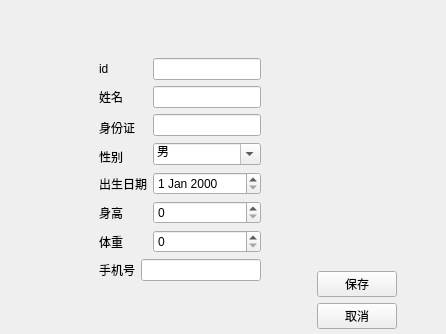
<?xml version="1.0" encoding="UTF-8"?>
<ui version="4.0">
 <class>PatientEditView</class>
 <widget class="QWidget" name="PatientEditView">
  <property name="geometry">
   <rect>
    <x>0</x>
    <y>0</y>
    <width>446</width>
    <height>334</height>
   </rect>
  </property>
  <property name="windowTitle">
   <string>编辑患者信息</string>
  </property>
  <widget class="QWidget" name="layoutWidget">
   <property name="geometry">
    <rect>
     <x>50</x>
     <y>10</y>
     <width>396</width>
     <height>319</height>
    </rect>
   </property>
   <layout class="QHBoxLayout" name="horizontalLayout">
    <item>
     <spacer name="horizontalSpacer">
      <property name="orientation">
       <enum>Qt::Horizontal</enum>
      </property>
      <property name="sizeHint" stdset="0">
       <size>
        <width>40</width>
        <height>20</height>
       </size>
      </property>
     </spacer>
    </item>
    <item>
     <layout class="QVBoxLayout" name="verticalLayout">
      <item>
       <spacer name="verticalSpacer_2">
        <property name="orientation">
         <enum>Qt::Vertical</enum>
        </property>
        <property name="sizeHint" stdset="0">
         <size>
          <width>20</width>
          <height>40</height>
         </size>
        </property>
       </spacer>
      </item>
      <item>
       <layout class="QGridLayout" name="gridLayout">
        <item row="2" column="2">
         <widget class="QLineEdit" name="dbEditIDCard"/>
        </item>
        <item row="3" column="2" rowspan="2">
         <widget class="QComboBox" name="dbComboSex">
          <property name="editable">
           <bool>true</bool>
          </property>
          <item>
           <property name="text">
            <string>男</string>
           </property>
          </item>
          <item>
           <property name="text">
            <string>女</string>
           </property>
          </item>
         </widget>
        </item>
        <item row="8" column="0">
         <widget class="QLabel" name="label_6">
          <property name="text">
           <string>手机号</string>
          </property>
         </widget>
        </item>
        <item row="8" column="1" colspan="2">
         <widget class="QLineEdit" name="dbCreatedTimeStamp"/>
        </item>
        <item row="7" column="2">
         <widget class="QSpinBox" name="dbSpinWeight">
          <property name="maximum">
           <number>200</number>
          </property>
         </widget>
        </item>
        <item row="5" column="2">
         <widget class="QDateEdit" name="dbDateEditDOB"/>
        </item>
        <item row="0" column="0">
         <widget class="QLabel" name="label">
          <property name="text">
           <string>id</string>
          </property>
         </widget>
        </item>
        <item row="5" column="0" colspan="2">
         <widget class="QLabel" name="label_3">
          <property name="text">
           <string>出生日期</string>
          </property>
         </widget>
        </item>
        <item row="7" column="0" colspan="2">
         <widget class="QLabel" name="label_5">
          <property name="text">
           <string>体重</string>
          </property>
         </widget>
        </item>
        <item row="1" column="2">
         <widget class="QLineEdit" name="dbEditName"/>
        </item>
        <item row="1" column="0" colspan="2">
         <widget class="QLabel" name="label_8">
          <property name="text">
           <string>姓名</string>
          </property>
         </widget>
        </item>
        <item row="2" column="0" rowspan="2" colspan="2">
         <widget class="QLabel" name="label_7">
          <property name="text">
           <string>身份证</string>
          </property>
         </widget>
        </item>
        <item row="6" column="0" colspan="2">
         <widget class="QLabel" name="label_4">
          <property name="text">
           <string>身高</string>
          </property>
         </widget>
        </item>
        <item row="4" column="0" colspan="2">
         <widget class="QLabel" name="label_2">
          <property name="text">
           <string>性别</string>
          </property>
         </widget>
        </item>
        <item row="0" column="2">
         <widget class="QLineEdit" name="dbEditID"/>
        </item>
        <item row="6" column="2">
         <widget class="QSpinBox" name="dbSpinHeight">
          <property name="maximum">
           <number>200</number>
          </property>
         </widget>
        </item>
       </layout>
      </item>
      <item>
       <spacer name="verticalSpacer">
        <property name="orientation">
         <enum>Qt::Vertical</enum>
        </property>
        <property name="sizeHint" stdset="0">
         <size>
          <width>20</width>
          <height>40</height>
         </size>
        </property>
       </spacer>
      </item>
     </layout>
    </item>
    <item>
     <spacer name="horizontalSpacer_3">
      <property name="orientation">
       <enum>Qt::Horizontal</enum>
      </property>
      <property name="sizeHint" stdset="0">
       <size>
        <width>40</width>
        <height>20</height>
       </size>
      </property>
     </spacer>
    </item>
    <item>
     <layout class="QVBoxLayout" name="verticalLayout_3">
      <item>
       <layout class="QVBoxLayout" name="verticalLayout_2">
        <item>
         <spacer name="verticalSpacer_3">
          <property name="orientation">
           <enum>Qt::Vertical</enum>
          </property>
          <property name="sizeHint" stdset="0">
           <size>
            <width>20</width>
            <height>40</height>
           </size>
          </property>
         </spacer>
        </item>
        <item>
         <widget class="QPushButton" name="pushButton">
          <property name="text">
           <string>保存</string>
          </property>
         </widget>
        </item>
        <item>
         <widget class="QPushButton" name="pushButton_2">
          <property name="text">
           <string>取消</string>
          </property>
         </widget>
        </item>
       </layout>
      </item>
     </layout>
    </item>
    <item>
     <spacer name="horizontalSpacer_2">
      <property name="orientation">
       <enum>Qt::Horizontal</enum>
      </property>
      <property name="sizeHint" stdset="0">
       <size>
        <width>40</width>
        <height>20</height>
       </size>
      </property>
     </spacer>
    </item>
   </layout>
  </widget>
 </widget>
 <resources/>
 <connections/>
</ui>
